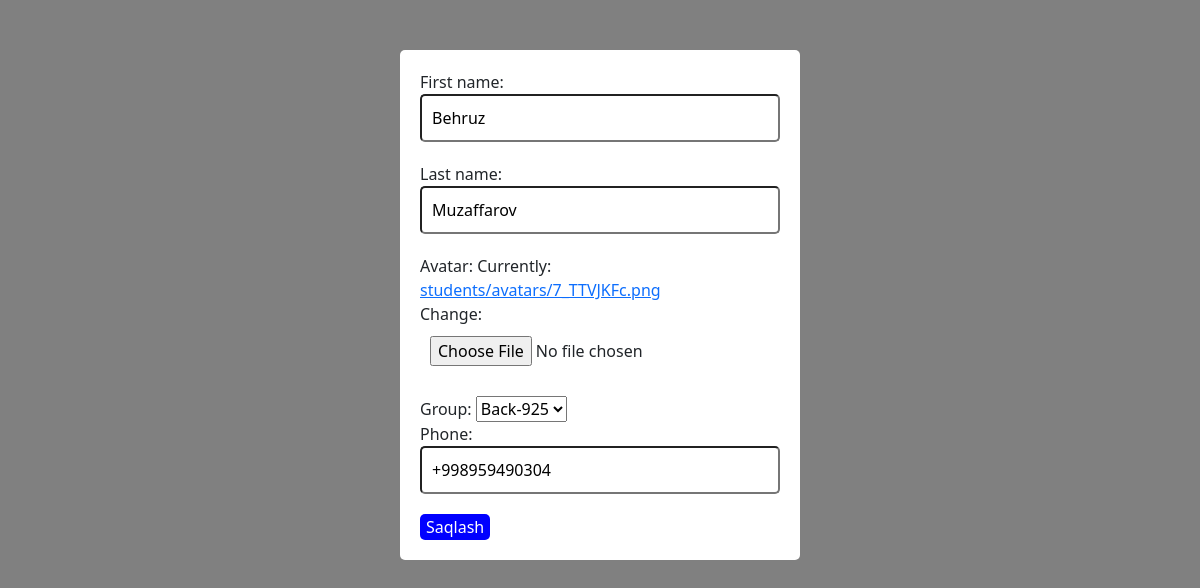
The app's page /admin-dashboard/edit-student/6/, older data.
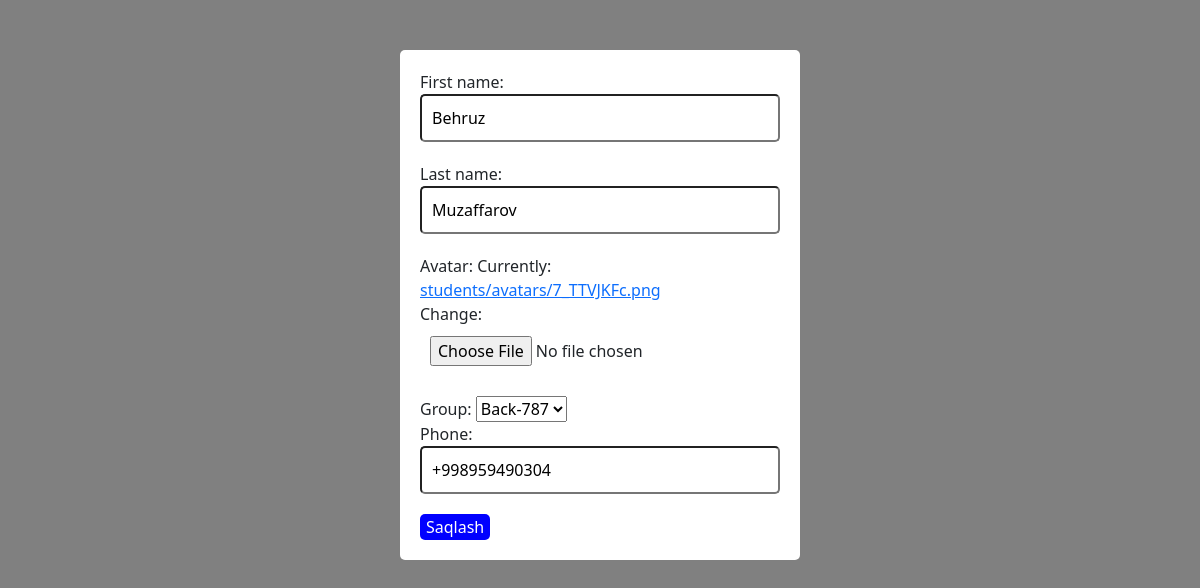
The same page, newer data.
### users/models.py (models this page shows, shortened)
class CustomUser(AbstractUser):
    groups = models.ManyToManyField(
        'auth.Group',
        related_name='customuser_set',  # related_name bilan to'qnashuv oldini olish
        blank=True
    )
    user_permissions = models.ManyToManyField(
        'auth.Permission',
        related_name='customuser_set_permissions',  # related_name bilan to'qnashuv oldini olish
        blank=True
    )

class Student(CustomUser):
    LIGAS = (
        ('Hacker', 'Hacker'),
        ('Coder', 'Coder'),
        ('Gamer', 'Gamer'),
    )
    liga = models.CharField(max_length=10, choices=LIGAS, default=random.choice(LIGAS)[0])
    coins = models.IntegerField(default=0)
    avatar = models.ImageField(upload_to='students/avatars/')
    phone = models.CharField(max_length=13)
    xp = models.IntegerField(default=0)
    level = models.IntegerField(default=1)
    group = models.ForeignKey(Group, on_delete=models.CASCADE, related_name='student_group')

### core/views.py (the view)
# urls.py: path('edit-student/<int:id>/', edit_student_view, name='edit-student')
def edit_student_view(request, id):
    student = Student.objects.get(id=id)
    if request.method == 'POST':
        form = EditStudentForm(request.POST, request.FILES, instance=student)
        if form.is_valid():
            form.save()
            return redirect('students')
    else:
        form = EditStudentForm(instance=student)
    return render(request, 'add_teacher.html', {'form': form})

### core/forms.py
class EditStudentForm(forms.ModelForm):
    class Meta:
        model = Student
        fields = ['first_name', 'last_name', 'avatar', 'group', 'phone']

### users/models.py (called while the page is built)
    def __str__(self):
        return self.name

### templates/add_teacher.html (shortened to what this page needs)
{% load crispy_forms_tags %}
<!DOCTYPE html>
<html lang="en">
<head>
    <link href="https://cdn.jsdelivr.net/npm/bootstrap@5.3.0/dist/css/bootstrap.min.css" rel="stylesheet">
</head>
<body>
<form method="post" enctype="multipart/form-data">
  {{ form }}
  <button type="submit">Saqlash</button>
</form>
</body>
</html>

Row changes from the older to the newer data that the page shows:
changed Student: group "Back-925" → "Back-787"
